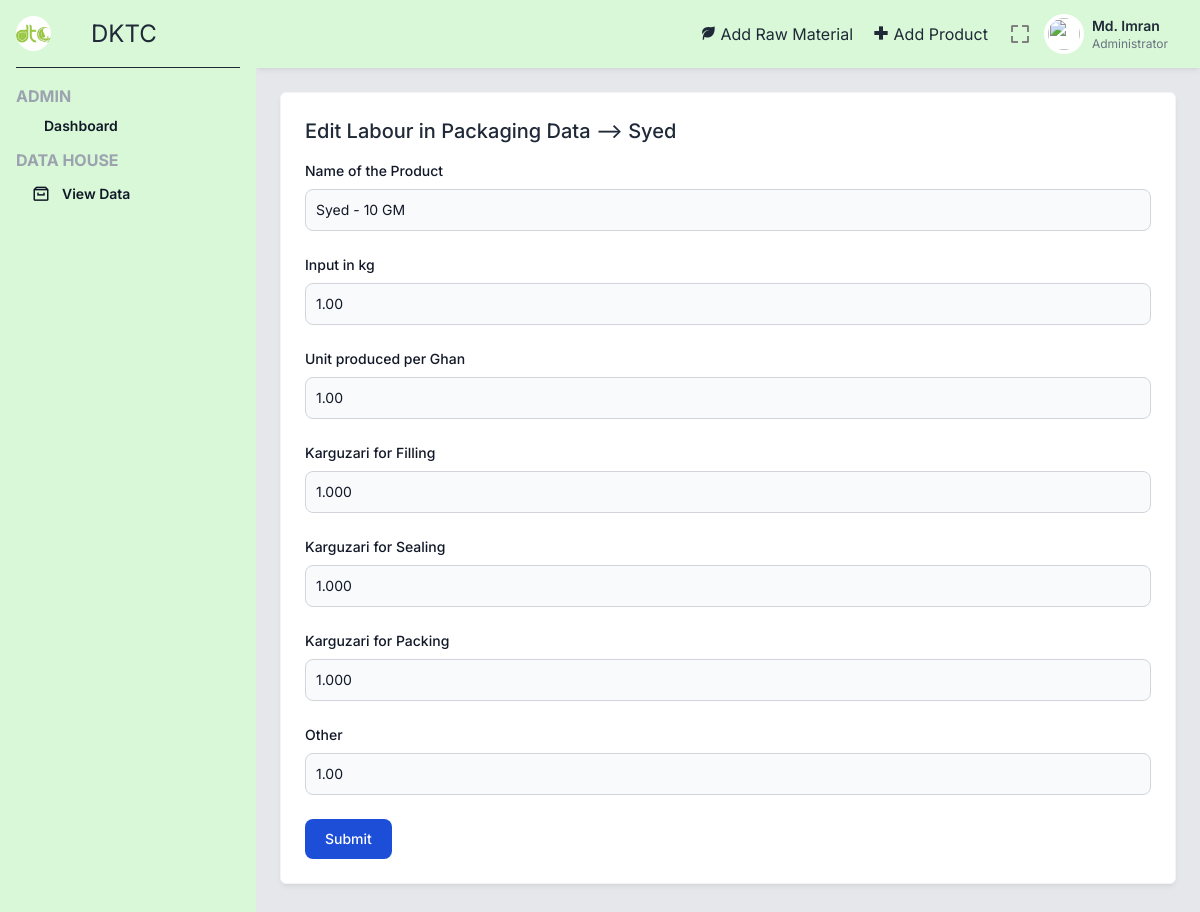
/editLabPack.php?id=4 (signed in), run on an earlier commit of the app's database.
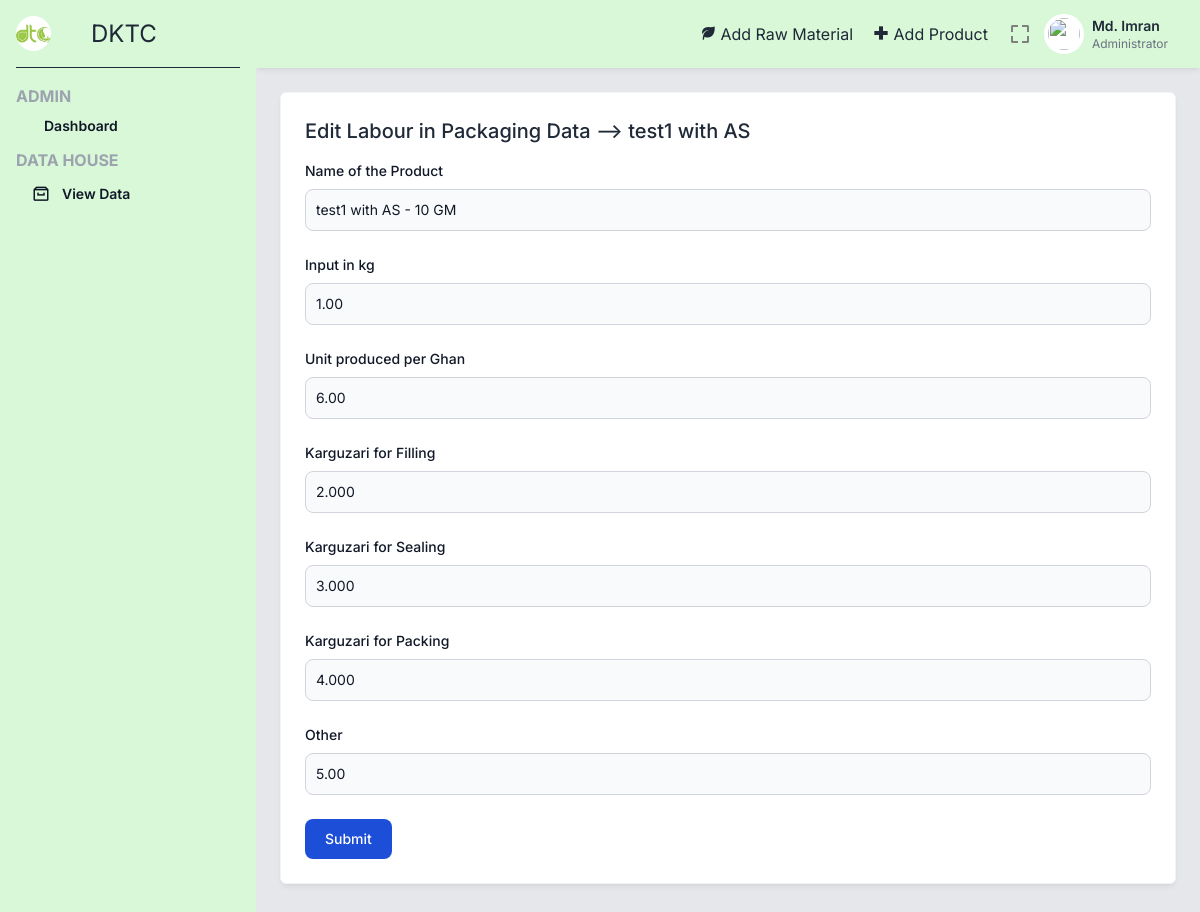
And on a later commit of the database.
### tables this page shows
CREATE TABLE `product` (
  `_id` int(5) NOT NULL,
  `name` varchar(100) NOT NULL,
  `type` varchar(2) NOT NULL,
  `sizes` varchar(10) NOT NULL
);

CREATE TABLE `labour_in_packing` (
  `_id` int(3) NOT NULL,
  `pid` int(5) NOT NULL,
  `input` float(7,2) NOT NULL,
  `filling` float(7,3) NOT NULL,
  `sealing` float(7,3) NOT NULL,
  `packing` float(7,3) NOT NULL,
  `other` float(7,2) NOT NULL,
  `unit_prds_per_ghan` float(10,2) NOT NULL
);

### editLabPack.php (the view, shortened to what the changed rows need)
<?php
include 'includes/_topbar.php';
$idArk = $_GET['id'];
$sql = "SELECT * from labour_in_packing where _id = $idArk";
$result = mysqli_query($conn, $sql);
while ($row = mysqli_fetch_assoc($result)) {
    $productId = $row['pid'];
    $sqlProduct = "SELECT name, type, sizes FROM product WHERE _id = $productId";
    $resultProd = mysqli_query($conn, $sqlProduct);
    while ($prodRow = mysqli_fetch_assoc($resultProd)) {
        $name = $prodRow['name'];
        $size = $prodRow['sizes'];
    }
    $input=$row['input'];
    $filling=$row['filling'];
    $sealing=$row['sealing'];
    $packing=$row['packing'];
    $other=$row['other'];
    $unit_prod_per_ghan=$row['unit_prds_per_ghan'];
}
?>
<div class="p-6">
    <div class="grid grid-cols-1 lg:grid-cols-3 gap-6 mb-6">
        <div class="bg-white border border-gray-100 shadow-md shadow-black/5 p-6 rounded-md lg:col-span-3">
            <div class="flex justify-between mb-4 items-start">
                <div class="font-medium">
                    <h2 class="text-xl">
                        Edit Labour in Packaging Data --> <?=$name?>
                    </h2>
                </div>
            </div>
            <div>
                <form action="editLabPack.php?id=<?=$idArk?>" method="post">
                    <div class="mb-6">
                        <label for="name" class="block mb-2 text-sm font-medium text-gray-900 dark:text-white">Name of the Product</label>
                        <input type="text" id="rate" name="name" class="bg-gray-50 border border-gray-300 text-gray-900 text-sm rounded-lg focus:ring-blue-500 focus:border-blue-500 block w-full p-2.5 dark:bg-gray-700 dark:border-gray-600 dark:placeholder-gray-400 dark:text-white dark:focus:ring-blue-500 dark:focus:border-blue-500" placeholder="123.00" value="<?= $name ?> - <?= $size?>" readonly />
                    </div>
                    <div class="mb-6">
                        <label for="input" class="block mb-2 text-sm font-medium text-gray-900 dark:text-white">Input in kg</label>
                        <input type="number" id="rate" name="input" class="bg-gray-50 border border-gray-300 text-gray-900 text-sm rounded-lg focus:ring-blue-500 focus:border-blue-500 block w-full p-2.5 dark:bg-gray-700 dark:border-gray-600 dark:placeholder-gray-400 dark:text-white dark:focus:ring-blue-500 dark:focus:border-blue-500" placeholder="123.00" value="<?=$input?>" required />
                    </div>
                    <div class="mb-6">
                        <label for="unit_prod_per_ghan" class="block mb-2 text-sm font-medium text-gray-900 dark:text-white">Unit produced per Ghan</label>
                        <input type="number" id="unit_prod_per_ghan" name="unit_prod_per_ghan" class="bg-gray-50 border border-gray-300 text-gray-900 text-sm rounded-lg focus:ring-blue-500 focus:border-blue-500 block w-full p-2.5 dark:bg-gray-700 dark:border-gray-600 dark:placeholder-gray-400 dark:text-white dark:focus:ring-blue-500 dark:focus:border-blue-500" placeholder="123.00" value="<?=$unit_prod_per_ghan?>" required />
                    </div>
                    <div class="mb-6">
                        <label for="filling" class="block mb-2 text-sm font-medium text-gray-900 dark:text-white">Karguzari for Filling</label>
                        <input type="number" id="rate" name="filling" class="bg-gray-50 border border-gray-300 text-gray-900 text-sm rounded-lg focus:ring-blue-500 focus:border-blue-500 block w-full p-2.5 dark:bg-gray-700 dark:border-gray-600 dark:placeholder-gray-400 dark:text-white dark:focus:ring-blue-500 dark:focus:border-blue-500" placeholder="123.00" value="<?=$filling?>" required />
                    </div>
                    <div class="mb-6">
                        <label for="sealing" class="block mb-2 text-sm font-medium text-gray-900 dark:text-white">Karguzari for Sealing</label>
                        <input type="number" id="sealing" name="sealing" class="bg-gray-50 border border-gray-300 text-gray-900 text-sm rounded-lg focus:ring-blue-500 focus:border-blue-500 block w-full p-2.5 dark:bg-gray-700 dark:border-gray-600 dark:placeholder-gray-400 dark:text-white dark:focus:ring-blue-500 dark:focus:border-blue-500" placeholder="123.00" value="<?=$sealing?>" required />
                    </div>
                    <div class="mb-6">
                        <label for="packing" class="block mb-2 text-sm font-medium text-gray-900 dark:text-white">Karguzari for Packing</label>
                        <input type="number" id="packing" name="packing" class="bg-gray-50 border border-gray-300 text-gray-900 text-sm rounded-lg focus:ring-blue-500 focus:border-blue-500 block w-full p-2.5 dark:bg-gray-700 dark:border-gray-600 dark:placeholder-gray-400 dark:text-white dark:focus:ring-blue-500 dark:focus:border-blue-500" placeholder="123.00" value="<?=$packing?>" required />
                    </div>
                    <div class="mb-6">
                        <label for="other" class="block mb-2 text-sm font-medium text-gray-900 dark:text-white">Other</label>
                        <input type="number" id="other" name="other" class="bg-gray-50 border border-gray-300 text-gray-900 text-sm rounded-lg focus:ring-blue-500 focus:border-blue-500 block w-full p-2.5 dark:bg-gray-700 dark:border-gray-600 dark:placeholder-gray-400 dark:text-white dark:focus:ring-blue-500 dark:focus:border-blue-500" placeholder="123.00" value="<?=$other?>" required />
                    </div>
                </form>
            </div>
        </div>
    </div>
</div>
<?php include 'includes/_bottombar.php' ?>

What changed in the data, as far as the page shows it:
removed product: name "Syed", name "Syed - 10 GM"
added product: name "test1 with AS", name "test1 with AS - 10 GM"
changed labour_in_packing: unit_prod_per_ghan "1.00" → "6.00"; filling "1.000" → "2.000"; sealing "1.000" → "3.000"; packing "1.000" → "4.000"; other "1.00" → "5.00"
